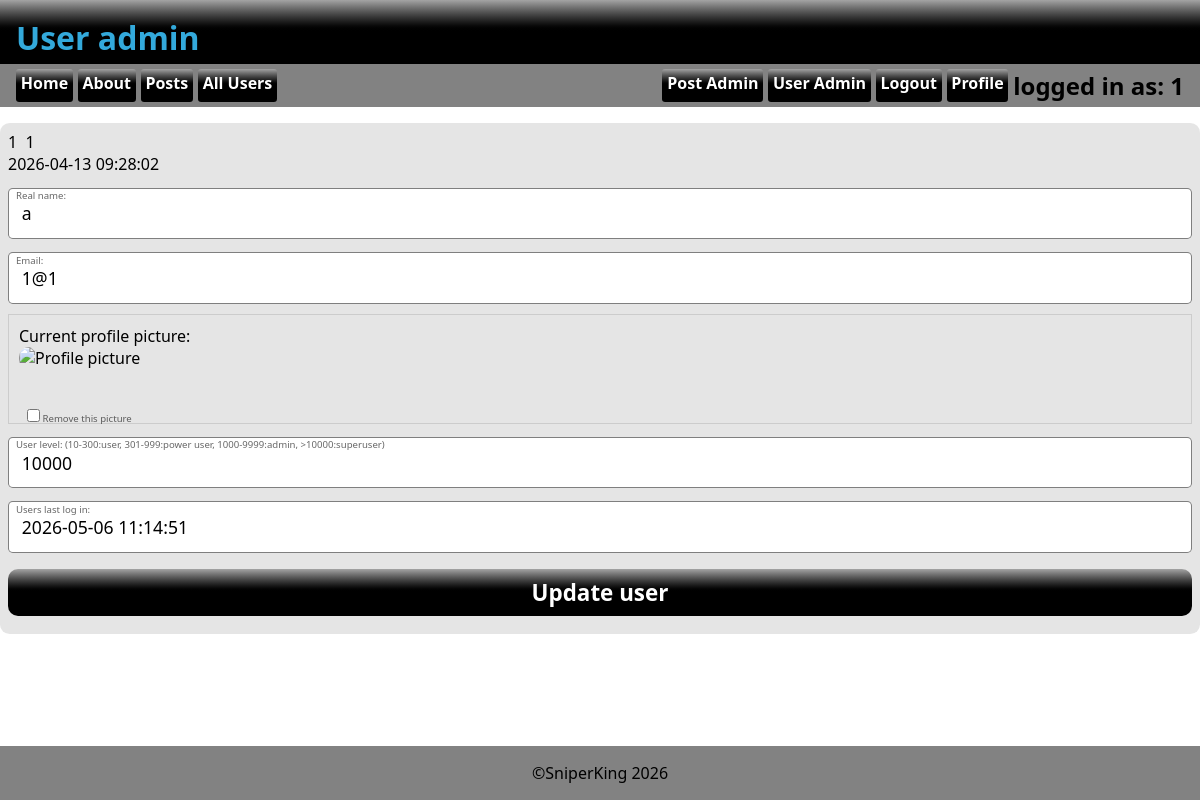
/useradmin.php?edit=1 (signed in), run on an earlier commit of the app's database.
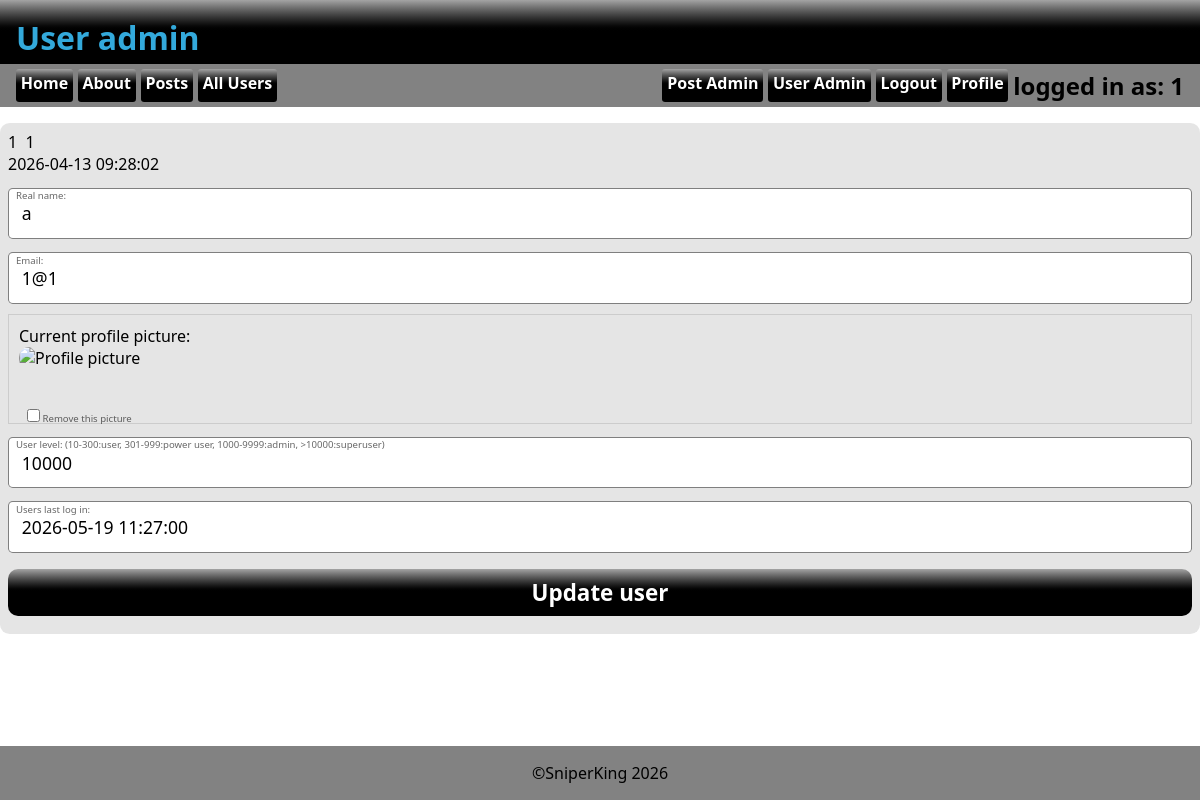
And on a later commit of the database.
### tables this page shows
CREATE TABLE `tbl_user` (
  `id` int(11) NOT NULL,
  `created` timestamp NOT NULL DEFAULT current_timestamp(),
  `lastlogin` timestamp NOT NULL DEFAULT current_timestamp(),
  `mail` varchar(255) NOT NULL,
  `password` varchar(255) NOT NULL,
  `realname` varchar(255) NOT NULL,
  `userlevel` int(11) NOT NULL DEFAULT 10,
  `username` varchar(255) NOT NULL,
  `profileimageid` int(11) DEFAULT NULL
);

### asset.php (called while the page is built, shortened)
<?php
$db_host="localhost";
$db_user="root";
$db_pass="";
$db_name="chatforum";
$conn=mysqli_connect($db_host, $db_user, $db_pass, $db_name);
function isLevel($level){
    if(isset($_SESSION['level'])){
        if(intval($_SESSION['level'])>=$level){
            return true;
        }else{
            return false;
        }
    }else{
        return false;
    }
}
function getUsername(){
    global $conn;
    $userid=$_SESSION['id'];
    $sql="SELECT username FROM tbl_user WHERE id=$userid";
    $result=mysqli_query($conn, $sql);
    $row=mysqli_fetch_assoc($result);
    if(mysqli_num_rows($result)>0){
        return $row['username'];
    }else{
        return "Guest";
    }
}
?>

### useradmin.php (the view, shortened to what this page needs)
<!DOCTYPE html>
<?php require_once("asset.php"); ?>
<html lang="en">
<head>
    <link rel="stylesheet" href="style.css">
</head>
<body>
    <header>
        <h1>User admin</h1>
    </header>
    <?php require_once("_nav.php"); ?>
    <main>
        <?php  if(isset($_GET['edit'])): ?>
            <?php
                $id=intval($_GET['edit']);
                $sql="SELECT * FROM tbl_user WHERE id=$id";
                $result=mysqli_query($conn, $sql);
                $user_data=mysqli_fetch_assoc($result);
            ?>
        <form action="useradmin.php" method="POST" enctype="multipart/form-data">
            <div class="user_data"><?=$id?>&nbsp;&nbsp;<?=$user_data['username']?><br><?=$user_data['created']?></div>
            <label for="realname">Real name:</label>
            <input type="text" name="realname" id="realname" value="<?=$user_data['realname']?>">
            <label for="mail">Email:</label>
            <input type="email" name="mail" id="mail" value="<?=$user_data['mail']?>">
            <?php if($user_data['profileimageid']): ?>
                <div style="margin-top: 10px; padding: 10px; border: 1px solid #ccc;">
                    <p>Current profile picture:</p>
                    <img src="display_image.php?user=<?=$user_data['id']?>" alt="Profile picture" style="max-width: 150px; border-radius: 10px;">
                    <br><br>
                    <label>
                        <input type="checkbox" name="remove_profileimage"> Remove this picture
                    </label>
                </div>
            <?php endif; ?>
            <?php if(!isset($_GET['from'])): ?>
            <label for="userlevel">User level: (10-300:user, 301-999:power user, 1000-9999:admin, >10000:superuser)</label>
            <input type="number" name="userlevel" id="userlevel" value="<?=$user_data['userlevel']?>">
            <label for="lastlogin">Users last log in:</label>
            <input type="datetime" name="lastlogin" id="lastlogin" value="<?=$user_data['lastlogin']?>">
            <?php else: ?>
            <input type="hidden" name="fromprofile" value="<?=$_GET['from']?>">
            <?php endif; ?>
            <input type="submit" name="btn_edit" value="Update user" class="registrbttn">
        </form>
            <?php endif; ?>
    </main>
    <?php require_once("_footer.php"); ?>
</body>
</html>

### _nav.php
<nav>
    <?php require_once("asset.php"); ?>
    <a href="index.php">Home</a>
    <a href="about.php">About</a>
    <a href="posts.php">Posts</a>
    <?php if(isLevel(10)):?>
        <a href="profiles.php">All Users</a>
    <?php endif; ?>
    <div class="fill"></div>
    <?php if(isLevel(1000)):?>
        <a href="postadmin.php">Post Admin</a>
        <?php if(isLevel(10000)){?>
        <a href="useradmin.php">User Admin</a>
    <?php }endif; ?>
    <?php if(!isLevel(10)){?>
    <a href="register.php?thelink=<?=urlencode($_SERVER['REQUEST_URI'])?>">Register</a>
    <button class="loginbttn" popovertarget="login">Login</button>
    <?php }else{ ?>
    <a href="_login.php?logout=1&thelink=<?=urlencode($_SERVER['REQUEST_URI'])?>">Logout</a>
    <a href="profile.php">Profile</a>
    <div class="userinfo">
        <h2>logged in as: <?=getUsername()?></h2>
    <?php } ?>
</nav>

### _footer.php
<footer>
    &copy;SniperKing 2026
</footer>

### style.css (style rules this page uses)
:root { --clr_back_header:oklch(0% 0 0); --clr_header:oklch(69.244% 0.12452 231.268); --clr_back_nav:oklch(60.662% 0.00007 271.152); --clr_back_footer:var(--clr_back_nav); }
*, *:before, *:after { margin: 0; padding: 0; box-sizing: border-box; }
body { height:100dvh; display:flex; flex-direction: column; font-family: system-ui, sans-serif; }
header { background: linear-gradient(to bottom, oklch(71.871% 0.00008 271.152),var(--clr_back_header) ,var(--clr_back_header)); color:var(--clr_header); height:4rem; padding: 1rem; }
main { flex-grow: 5; display:flex; flex-direction: column; gap:1rem; padding-top: 1rem; }
footer { background: var(--clr_back_footer); display:grid; place-content: center; padding: 1rem; }
:root { --formborder: rgb(0, 0, 0, .5); --formback: rgb(0, 0, 0, .1); --formlabelcolor: rgb(0, 0, 0, .6) }
form { position: relative; display: flex; flex-direction: column; width: 100%; padding: .5rem; background: var(--formback); border-radius: .6rem; margin-left: auto; margin-right: auto; }
label { position: relative; top: .9rem; left: .5rem; font: .6rem system-ui; color: var(--formlabelcolor); }
input[type="submit"], input[type="button"], button { margin-top: 1rem; margin-bottom: .6rem; padding: .5rem; }

What changed in the data, as far as the page shows it:
changed tbl_user: lastlogin "2026-05-06 11:14:51" → "2026-05-19 11:27:00"
